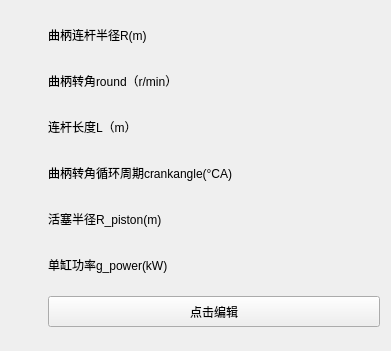
      <widget class="CardWidget" name="CardWidget_179">
       <property name="geometry">
        <rect>
         <x>100</x>
         <y>170</y>
         <width>391</width>
         <height>351</height>
        </rect>
       </property>
       <property name="minimumSize">
        <size>
         <width>0</width>
         <height>0</height>
        </size>
       </property>
       <layout class="QGridLayout" name="gridLayout_101">
        <item row="0" column="0">
         <widget class="IconWidget" name="IconWidget_630">
          <property name="minimumSize">
           <size>
            <width>31</width>
            <height>31</height>
           </size>
          </property>
          <property name="maximumSize">
           <size>
            <width>31</width>
            <height>31</height>
           </size>
          </property>
         </widget>
        </item>
        <item row="1" column="0">
         <widget class="IconWidget" name="IconWidget_631">
          <property name="minimumSize">
           <size>
            <width>31</width>
            <height>31</height>
           </size>
          </property>
          <property name="maximumSize">
           <size>
            <width>31</width>
            <height>31</height>
           </size>
          </property>
         </widget>
        </item>
        <item row="5" column="1">
         <widget class="SubtitleLabel" name="SubtitleLabel_769">
          <property name="minimumSize">
           <size>
            <width>300</width>
            <height>28</height>
           </size>
          </property>
          <property name="maximumSize">
           <size>
            <width>451</width>
            <height>28</height>
           </size>
          </property>
          <property name="text">
           <string>单缸功率g_power(kW)</string>
          </property>
         </widget>
        </item>
        <item row="5" column="0">
         <widget class="IconWidget" name="IconWidget_632">
          <property name="minimumSize">
           <size>
            <width>31</width>
            <height>31</height>
           </size>
          </property>
          <property name="maximumSize">
           <size>
            <width>31</width>
            <height>31</height>
           </size>
          </property>
         </widget>
        </item>
        <item row="3" column="1">
         <widget class="SubtitleLabel" name="SubtitleLabel_770">
          <property name="minimumSize">
           <size>
            <width>300</width>
            <height>28</height>
           </size>
          </property>
          <property name="maximumSize">
           <size>
            <width>451</width>
            <height>28</height>
           </size>
          </property>
          <property name="text">
           <string>曲柄转角循环周期crankangle(°CA)</string>
          </property>
         </widget>
        </item>
        <item row="3" column="0">
         <widget class="IconWidget" name="IconWidget_633">
          <property name="minimumSize">
           <size>
            <width>31</width>
            <height>31</height>
           </size>
          </property>
          <property name="maximumSize">
           <size>
            <width>31</width>
            <height>31</height>
           </size>
          </property>
         </widget>
        </item>
        <item row="2" column="0">
         <widget class="IconWidget" name="IconWidget_634">
          <property name="minimumSize">
           <size>
            <width>31</width>
            <height>31</height>
           </size>
          </property>
          <property name="maximumSize">
           <size>
            <width>31</width>
            <height>31</height>
           </size>
          </property>
         </widget>
        </item>
        <item row="0" column="1">
         <widget class="SubtitleLabel" name="SubtitleLabel_771">
          <property name="minimumSize">
           <size>
            <width>300</width>
            <height>28</height>
           </size>
          </property>
          <property name="maximumSize">
           <size>
            <width>451</width>
            <height>28</height>
           </size>
          </property>
          <property name="text">
           <string>曲柄连杆半径R(m)</string>
          </property>
         </widget>
        </item>
        <item row="4" column="0">
         <widget class="IconWidget" name="IconWidget_635">
          <property name="minimumSize">
           <size>
            <width>31</width>
            <height>31</height>
           </size>
          </property>
          <property name="maximumSize">
           <size>
            <width>31</width>
            <height>31</height>
           </size>
          </property>
         </widget>
        </item>
        <item row="4" column="1">
         <widget class="SubtitleLabel" name="SubtitleLabel_772">
          <property name="minimumSize">
           <size>
            <width>300</width>
            <height>28</height>
           </size>
          </property>
          <property name="maximumSize">
           <size>
            <width>451</width>
            <height>28</height>
           </size>
          </property>
          <property name="text">
           <string>活塞半径R_piston(m)</string>
          </property>
         </widget>
        </item>
        <item row="1" column="1">
         <widget class="SubtitleLabel" name="SubtitleLabel_773">
          <property name="minimumSize">
           <size>
            <width>300</width>
            <height>28</height>
           </size>
          </property>
          <property name="maximumSize">
           <size>
            <width>451</width>
            <height>28</height>
           </size>
          </property>
          <property name="text">
           <string>曲柄转角round（r/min）</string>
          </property>
         </widget>
        </item>
        <item row="2" column="1">
         <widget class="SubtitleLabel" name="SubtitleLabel_774">
          <property name="minimumSize">
           <size>
            <width>300</width>
            <height>28</height>
           </size>
          </property>
          <property name="maximumSize">
           <size>
            <width>451</width>
            <height>28</height>
           </size>
          </property>
          <property name="text">
           <string>连杆长度L（m）</string>
          </property>
         </widget>
        </item>
        <item row="6" column="1">
         <widget class="PrimaryPushButton" name="PrimaryPushButton_88">
          <property name="sizePolicy">
           <sizepolicy hsizetype="Preferred" vsizetype="Preferred">
            <horstretch>0</horstretch>
            <verstretch>0</verstretch>
           </sizepolicy>
          </property>
          <property name="maximumSize">
           <size>
            <width>16777215</width>
            <height>31</height>
           </size>
          </property>
          <property name="text">
           <string>点击编辑</string>
          </property>
         </widget>
        </item>
        <item row="6" column="0">
         <widget class="IconWidget" name="IconWidget_636">
          <property name="minimumSize">
           <size>
            <width>31</width>
            <height>31</height>
           </size>
          </property>
          <property name="maximumSize">
           <size>
            <width>31</width>
            <height>31</height>
           </size>
          </property>
         </widget>
        </item>
       </layout>
      </widget>
